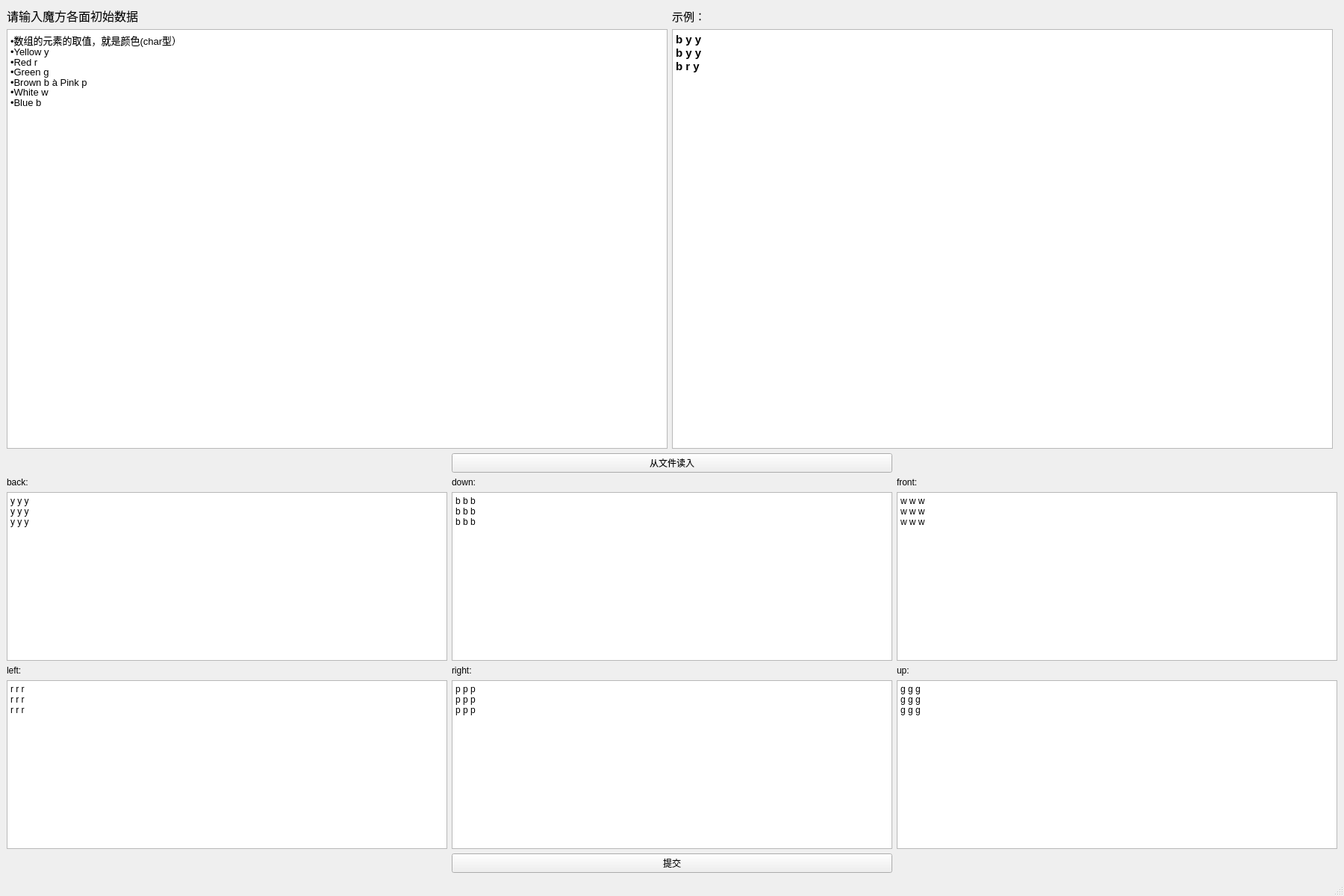
<?xml version="1.0" encoding="UTF-8"?>
<ui version="4.0">
 <class>SetWindow</class>
 <widget class="QMainWindow" name="SetWindow">
  <property name="geometry">
   <rect>
    <x>0</x>
    <y>0</y>
    <width>1800</width>
    <height>1200</height>
   </rect>
  </property>
  <property name="windowTitle">
   <string>MainWindow</string>
  </property>
  <widget class="QWidget" name="centralwidget">
   <layout class="QGridLayout" name="gridLayout_2">
    <item row="0" column="0">
     <widget class="QLabel" name="label">
      <property name="font">
       <font>
        <pointsize>12</pointsize>
       </font>
      </property>
      <property name="text">
       <string>请输入魔方各面初始数据</string>
      </property>
     </widget>
    </item>
    <item row="0" column="1">
     <widget class="QLabel" name="label_2">
      <property name="font">
       <font>
        <pointsize>11</pointsize>
       </font>
      </property>
      <property name="text">
       <string>示例：</string>
      </property>
     </widget>
    </item>
    <item row="4" column="0" colspan="3">
     <layout class="QGridLayout" name="gridLayout">
      <item row="5" column="2">
       <widget class="QTextEdit" name="text_up">
        <property name="html">
         <string>&lt;!DOCTYPE HTML PUBLIC &quot;-//W3C//DTD HTML 4.0//EN&quot; &quot;http://www.w3.org/TR/REC-html40/strict.dtd&quot;&gt;
&lt;html&gt;&lt;head&gt;&lt;meta name=&quot;qrichtext&quot; content=&quot;1&quot; /&gt;&lt;style type=&quot;text/css&quot;&gt;
p, li { white-space: pre-wrap; }
&lt;/style&gt;&lt;/head&gt;&lt;body style=&quot; font-family:'SimSun'; font-size:9pt; font-weight:400; font-style:normal;&quot;&gt;
&lt;p style=&quot; margin-top:0px; margin-bottom:0px; margin-left:0px; margin-right:0px; -qt-block-indent:0; text-indent:0px;&quot;&gt;g g g&lt;/p&gt;
&lt;p style=&quot; margin-top:0px; margin-bottom:0px; margin-left:0px; margin-right:0px; -qt-block-indent:0; text-indent:0px;&quot;&gt;g g g&lt;/p&gt;
&lt;p style=&quot; margin-top:0px; margin-bottom:0px; margin-left:0px; margin-right:0px; -qt-block-indent:0; text-indent:0px;&quot;&gt;g g g&lt;/p&gt;&lt;/body&gt;&lt;/html&gt;</string>
        </property>
       </widget>
      </item>
      <item row="5" column="1">
       <widget class="QTextEdit" name="text_right">
        <property name="html">
         <string>&lt;!DOCTYPE HTML PUBLIC &quot;-//W3C//DTD HTML 4.0//EN&quot; &quot;http://www.w3.org/TR/REC-html40/strict.dtd&quot;&gt;
&lt;html&gt;&lt;head&gt;&lt;meta name=&quot;qrichtext&quot; content=&quot;1&quot; /&gt;&lt;style type=&quot;text/css&quot;&gt;
p, li { white-space: pre-wrap; }
&lt;/style&gt;&lt;/head&gt;&lt;body style=&quot; font-family:'SimSun'; font-size:9pt; font-weight:400; font-style:normal;&quot;&gt;
&lt;p style=&quot; margin-top:0px; margin-bottom:0px; margin-left:0px; margin-right:0px; -qt-block-indent:0; text-indent:0px;&quot;&gt;p p p&lt;/p&gt;
&lt;p style=&quot; margin-top:0px; margin-bottom:0px; margin-left:0px; margin-right:0px; -qt-block-indent:0; text-indent:0px;&quot;&gt;p p p&lt;/p&gt;
&lt;p style=&quot; margin-top:0px; margin-bottom:0px; margin-left:0px; margin-right:0px; -qt-block-indent:0; text-indent:0px;&quot;&gt;p p p&lt;/p&gt;&lt;/body&gt;&lt;/html&gt;</string>
        </property>
       </widget>
      </item>
      <item row="1" column="1">
       <widget class="QLabel" name="label_4">
        <property name="text">
         <string>down:</string>
        </property>
       </widget>
      </item>
      <item row="2" column="0">
       <widget class="QTextEdit" name="text_back">
        <property name="html">
         <string>&lt;!DOCTYPE HTML PUBLIC &quot;-//W3C//DTD HTML 4.0//EN&quot; &quot;http://www.w3.org/TR/REC-html40/strict.dtd&quot;&gt;
&lt;html&gt;&lt;head&gt;&lt;meta name=&quot;qrichtext&quot; content=&quot;1&quot; /&gt;&lt;style type=&quot;text/css&quot;&gt;
p, li { white-space: pre-wrap; }
&lt;/style&gt;&lt;/head&gt;&lt;body style=&quot; font-family:'SimSun'; font-size:9pt; font-weight:400; font-style:normal;&quot;&gt;
&lt;p style=&quot; margin-top:0px; margin-bottom:0px; margin-left:0px; margin-right:0px; -qt-block-indent:0; text-indent:0px;&quot;&gt;y y y&lt;/p&gt;
&lt;p style=&quot; margin-top:0px; margin-bottom:0px; margin-left:0px; margin-right:0px; -qt-block-indent:0; text-indent:0px;&quot;&gt;y y y&lt;/p&gt;
&lt;p style=&quot; margin-top:0px; margin-bottom:0px; margin-left:0px; margin-right:0px; -qt-block-indent:0; text-indent:0px;&quot;&gt;y y y&lt;/p&gt;&lt;/body&gt;&lt;/html&gt;</string>
        </property>
       </widget>
      </item>
      <item row="2" column="1">
       <widget class="QTextEdit" name="text_down">
        <property name="html">
         <string>&lt;!DOCTYPE HTML PUBLIC &quot;-//W3C//DTD HTML 4.0//EN&quot; &quot;http://www.w3.org/TR/REC-html40/strict.dtd&quot;&gt;
&lt;html&gt;&lt;head&gt;&lt;meta name=&quot;qrichtext&quot; content=&quot;1&quot; /&gt;&lt;style type=&quot;text/css&quot;&gt;
p, li { white-space: pre-wrap; }
&lt;/style&gt;&lt;/head&gt;&lt;body style=&quot; font-family:'SimSun'; font-size:9pt; font-weight:400; font-style:normal;&quot;&gt;
&lt;p style=&quot; margin-top:0px; margin-bottom:0px; margin-left:0px; margin-right:0px; -qt-block-indent:0; text-indent:0px;&quot;&gt;b b b&lt;/p&gt;
&lt;p style=&quot; margin-top:0px; margin-bottom:0px; margin-left:0px; margin-right:0px; -qt-block-indent:0; text-indent:0px;&quot;&gt;b b b&lt;/p&gt;
&lt;p style=&quot; margin-top:0px; margin-bottom:0px; margin-left:0px; margin-right:0px; -qt-block-indent:0; text-indent:0px;&quot;&gt;b b b&lt;/p&gt;&lt;/body&gt;&lt;/html&gt;</string>
        </property>
       </widget>
      </item>
      <item row="5" column="0">
       <widget class="QTextEdit" name="text_left">
        <property name="html">
         <string>&lt;!DOCTYPE HTML PUBLIC &quot;-//W3C//DTD HTML 4.0//EN&quot; &quot;http://www.w3.org/TR/REC-html40/strict.dtd&quot;&gt;
&lt;html&gt;&lt;head&gt;&lt;meta name=&quot;qrichtext&quot; content=&quot;1&quot; /&gt;&lt;style type=&quot;text/css&quot;&gt;
p, li { white-space: pre-wrap; }
&lt;/style&gt;&lt;/head&gt;&lt;body style=&quot; font-family:'SimSun'; font-size:9pt; font-weight:400; font-style:normal;&quot;&gt;
&lt;p style=&quot; margin-top:0px; margin-bottom:0px; margin-left:0px; margin-right:0px; -qt-block-indent:0; text-indent:0px;&quot;&gt;r r r&lt;/p&gt;
&lt;p style=&quot; margin-top:0px; margin-bottom:0px; margin-left:0px; margin-right:0px; -qt-block-indent:0; text-indent:0px;&quot;&gt;r r r&lt;/p&gt;
&lt;p style=&quot; margin-top:0px; margin-bottom:0px; margin-left:0px; margin-right:0px; -qt-block-indent:0; text-indent:0px;&quot;&gt;r r r&lt;/p&gt;&lt;/body&gt;&lt;/html&gt;</string>
        </property>
       </widget>
      </item>
      <item row="1" column="2">
       <widget class="QLabel" name="label_5">
        <property name="text">
         <string>front:</string>
        </property>
       </widget>
      </item>
      <item row="8" column="1">
       <widget class="QPushButton" name="pushButton_setdata">
        <property name="text">
         <string>提交</string>
        </property>
       </widget>
      </item>
      <item row="4" column="0">
       <widget class="QLabel" name="label_6">
        <property name="text">
         <string>left:</string>
        </property>
       </widget>
      </item>
      <item row="4" column="2">
       <widget class="QLabel" name="label_8">
        <property name="text">
         <string>up:</string>
        </property>
       </widget>
      </item>
      <item row="1" column="0">
       <widget class="QLabel" name="label_3">
        <property name="text">
         <string>back:</string>
        </property>
       </widget>
      </item>
      <item row="4" column="1">
       <widget class="QLabel" name="label_7">
        <property name="text">
         <string>right:</string>
        </property>
       </widget>
      </item>
      <item row="2" column="2">
       <widget class="QTextEdit" name="text_front">
        <property name="html">
         <string>&lt;!DOCTYPE HTML PUBLIC &quot;-//W3C//DTD HTML 4.0//EN&quot; &quot;http://www.w3.org/TR/REC-html40/strict.dtd&quot;&gt;
&lt;html&gt;&lt;head&gt;&lt;meta name=&quot;qrichtext&quot; content=&quot;1&quot; /&gt;&lt;style type=&quot;text/css&quot;&gt;
p, li { white-space: pre-wrap; }
&lt;/style&gt;&lt;/head&gt;&lt;body style=&quot; font-family:'SimSun'; font-size:9pt; font-weight:400; font-style:normal;&quot;&gt;
&lt;p style=&quot; margin-top:0px; margin-bottom:0px; margin-left:0px; margin-right:0px; -qt-block-indent:0; text-indent:0px;&quot;&gt;w w w&lt;/p&gt;
&lt;p style=&quot; margin-top:0px; margin-bottom:0px; margin-left:0px; margin-right:0px; -qt-block-indent:0; text-indent:0px;&quot;&gt;w w w&lt;/p&gt;
&lt;p style=&quot; margin-top:0px; margin-bottom:0px; margin-left:0px; margin-right:0px; -qt-block-indent:0; text-indent:0px;&quot;&gt;w w w&lt;/p&gt;&lt;/body&gt;&lt;/html&gt;</string>
        </property>
       </widget>
      </item>
      <item row="0" column="1">
       <widget class="QPushButton" name="pushButton_file">
        <property name="text">
         <string>从文件读入</string>
        </property>
       </widget>
      </item>
     </layout>
    </item>
    <item row="1" column="1">
     <widget class="QTextBrowser" name="textBrowser">
      <property name="html">
       <string>&lt;!DOCTYPE HTML PUBLIC &quot;-//W3C//DTD HTML 4.0//EN&quot; &quot;http://www.w3.org/TR/REC-html40/strict.dtd&quot;&gt;
&lt;html&gt;&lt;head&gt;&lt;meta name=&quot;qrichtext&quot; content=&quot;1&quot; /&gt;&lt;style type=&quot;text/css&quot;&gt;
p, li { white-space: pre-wrap; }
&lt;/style&gt;&lt;/head&gt;&lt;body style=&quot; font-family:'SimSun'; font-size:9pt; font-weight:400; font-style:normal;&quot;&gt;
&lt;p style=&quot; margin-top:0px; margin-bottom:0px; margin-left:0px; margin-right:0px; -qt-block-indent:0; text-indent:0px;&quot;&gt;&lt;span style=&quot; font-size:11pt; font-weight:600;&quot;&gt;b y y&lt;/span&gt;&lt;/p&gt;
&lt;p style=&quot; margin-top:0px; margin-bottom:0px; margin-left:0px; margin-right:0px; -qt-block-indent:0; text-indent:0px;&quot;&gt;&lt;span style=&quot; font-size:11pt; font-weight:600;&quot;&gt;b y y&lt;/span&gt;&lt;/p&gt;
&lt;p style=&quot; margin-top:0px; margin-bottom:0px; margin-left:0px; margin-right:0px; -qt-block-indent:0; text-indent:0px;&quot;&gt;&lt;span style=&quot; font-size:11pt; font-weight:600;&quot;&gt;b r y&lt;/span&gt;&lt;/p&gt;&lt;/body&gt;&lt;/html&gt;</string>
      </property>
     </widget>
    </item>
    <item row="1" column="0">
     <widget class="QTextBrowser" name="textBrowser_6">
      <property name="html">
       <string>&lt;!DOCTYPE HTML PUBLIC &quot;-//W3C//DTD HTML 4.0//EN&quot; &quot;http://www.w3.org/TR/REC-html40/strict.dtd&quot;&gt;
&lt;html&gt;&lt;head&gt;&lt;meta name=&quot;qrichtext&quot; content=&quot;1&quot; /&gt;&lt;style type=&quot;text/css&quot;&gt;
p, li { white-space: pre-wrap; }
&lt;/style&gt;&lt;/head&gt;&lt;body style=&quot; font-family:'SimSun'; font-size:9pt; font-weight:400; font-style:normal;&quot;&gt;
&lt;p style=&quot; margin-top:0px; margin-bottom:0px; margin-left:0px; margin-right:0px; -qt-block-indent:0; text-indent:0px; line-height:90%;&quot;&gt;&lt;span style=&quot; font-family:'Arial'; font-size:10pt;&quot;&gt;•&lt;/span&gt;&lt;span style=&quot; font-family:'等线'; font-size:10pt; color:#000000;&quot;&gt;数组的元素的取值，就是颜色(char型）&lt;/span&gt;&lt;span style=&quot; font-size:10pt;&quot;&gt; &lt;/span&gt;&lt;/p&gt;
&lt;p style=&quot; margin-top:0px; margin-bottom:0px; margin-left:0px; margin-right:0px; -qt-block-indent:0; text-indent:0px; line-height:90%;&quot;&gt;&lt;span style=&quot; font-family:'Arial'; font-size:10pt;&quot;&gt;•&lt;/span&gt;&lt;span style=&quot; font-family:'等线'; font-size:10pt; color:#000000;&quot;&gt;Yellow y&lt;/span&gt;&lt;span style=&quot; font-size:10pt;&quot;&gt; &lt;/span&gt;&lt;/p&gt;
&lt;p style=&quot; margin-top:0px; margin-bottom:0px; margin-left:0px; margin-right:0px; -qt-block-indent:0; text-indent:0px; line-height:90%;&quot;&gt;&lt;span style=&quot; font-family:'Arial'; font-size:10pt;&quot;&gt;•&lt;/span&gt;&lt;span style=&quot; font-family:'等线'; font-size:10pt; color:#000000;&quot;&gt;Red r&lt;/span&gt;&lt;span style=&quot; font-size:10pt;&quot;&gt; &lt;/span&gt;&lt;/p&gt;
&lt;p style=&quot; margin-top:0px; margin-bottom:0px; margin-left:0px; margin-right:0px; -qt-block-indent:0; text-indent:0px; line-height:90%;&quot;&gt;&lt;span style=&quot; font-family:'Arial'; font-size:10pt;&quot;&gt;•&lt;/span&gt;&lt;span style=&quot; font-family:'等线'; font-size:10pt; color:#000000;&quot;&gt;Green g&lt;/span&gt;&lt;span style=&quot; font-size:10pt;&quot;&gt; &lt;/span&gt;&lt;/p&gt;
&lt;p style=&quot; margin-top:0px; margin-bottom:0px; margin-left:0px; margin-right:0px; -qt-block-indent:0; text-indent:0px; line-height:90%;&quot;&gt;&lt;span style=&quot; font-family:'Arial'; font-size:10pt;&quot;&gt;•&lt;/span&gt;&lt;span style=&quot; font-family:'等线'; font-size:10pt; color:#000000;&quot;&gt;Brown b &lt;/span&gt;&lt;span style=&quot; font-family:'Wingdings'; font-size:10pt; color:#000000;&quot;&gt;à&lt;/span&gt;&lt;span style=&quot; font-family:'等线'; font-size:10pt; color:#000000;&quot;&gt; Pink p&lt;/span&gt;&lt;span style=&quot; font-size:10pt;&quot;&gt; &lt;/span&gt;&lt;/p&gt;
&lt;p style=&quot; margin-top:0px; margin-bottom:0px; margin-left:0px; margin-right:0px; -qt-block-indent:0; text-indent:0px; line-height:90%;&quot;&gt;&lt;span style=&quot; font-family:'Arial'; font-size:10pt;&quot;&gt;•&lt;/span&gt;&lt;span style=&quot; font-family:'等线'; font-size:10pt; color:#000000;&quot;&gt;White w&lt;/span&gt;&lt;span style=&quot; font-size:10pt;&quot;&gt; &lt;/span&gt;&lt;/p&gt;
&lt;p style=&quot; margin-top:0px; margin-bottom:0px; margin-left:0px; margin-right:0px; -qt-block-indent:0; text-indent:0px; line-height:90%;&quot;&gt;&lt;span style=&quot; font-family:'Arial'; font-size:10pt;&quot;&gt;•&lt;/span&gt;&lt;span style=&quot; font-family:'等线'; font-size:10pt; color:#000000;&quot;&gt;Blue b&lt;/span&gt;&lt;span style=&quot; font-size:10pt;&quot;&gt; &lt;/span&gt;&lt;/p&gt;&lt;/body&gt;&lt;/html&gt;</string>
      </property>
     </widget>
    </item>
   </layout>
  </widget>
  <widget class="QStatusBar" name="statusbar"/>
 </widget>
 <resources/>
 <connections/>
</ui>
